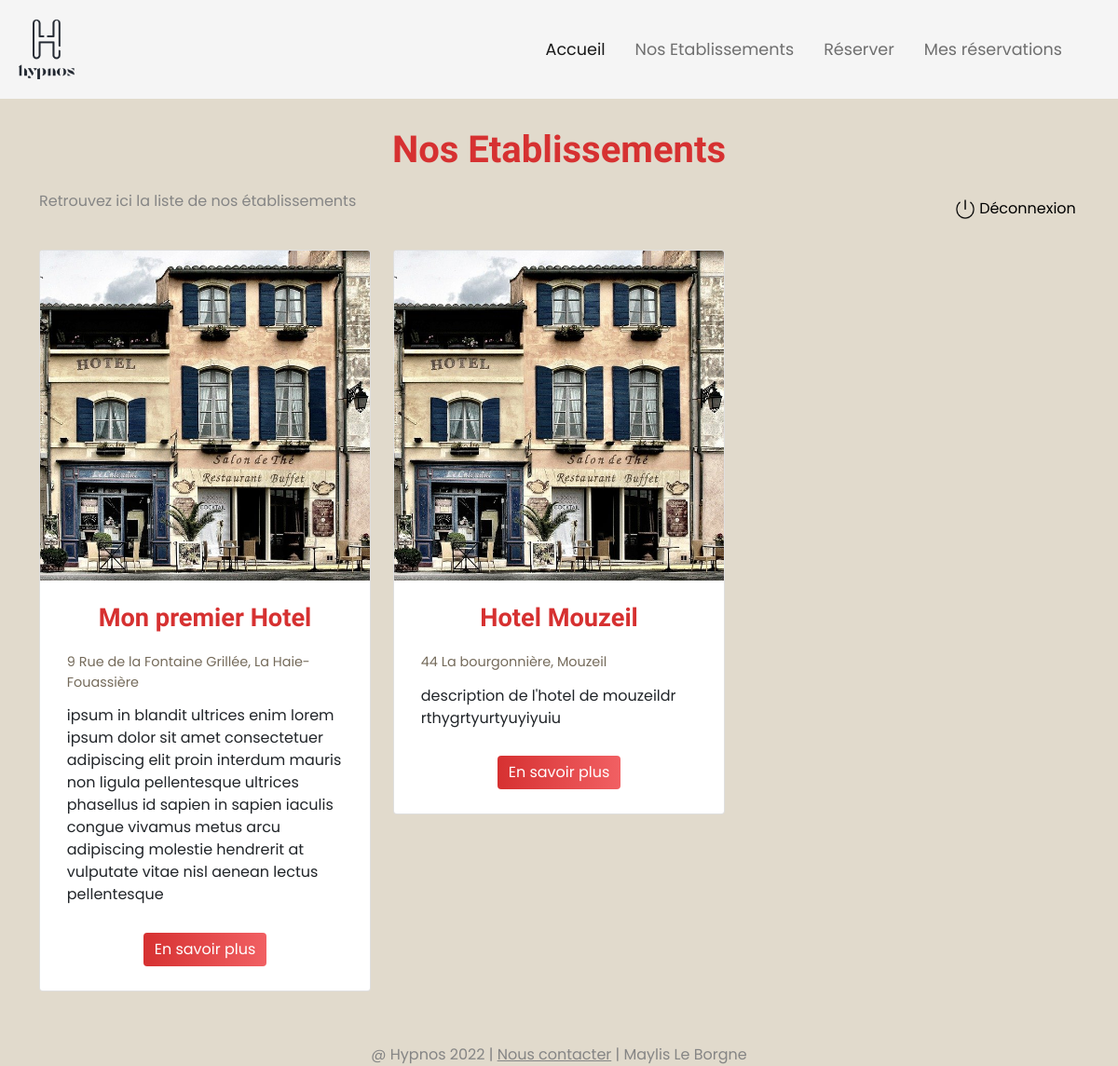
The page /hotels on the database as committed earlier.
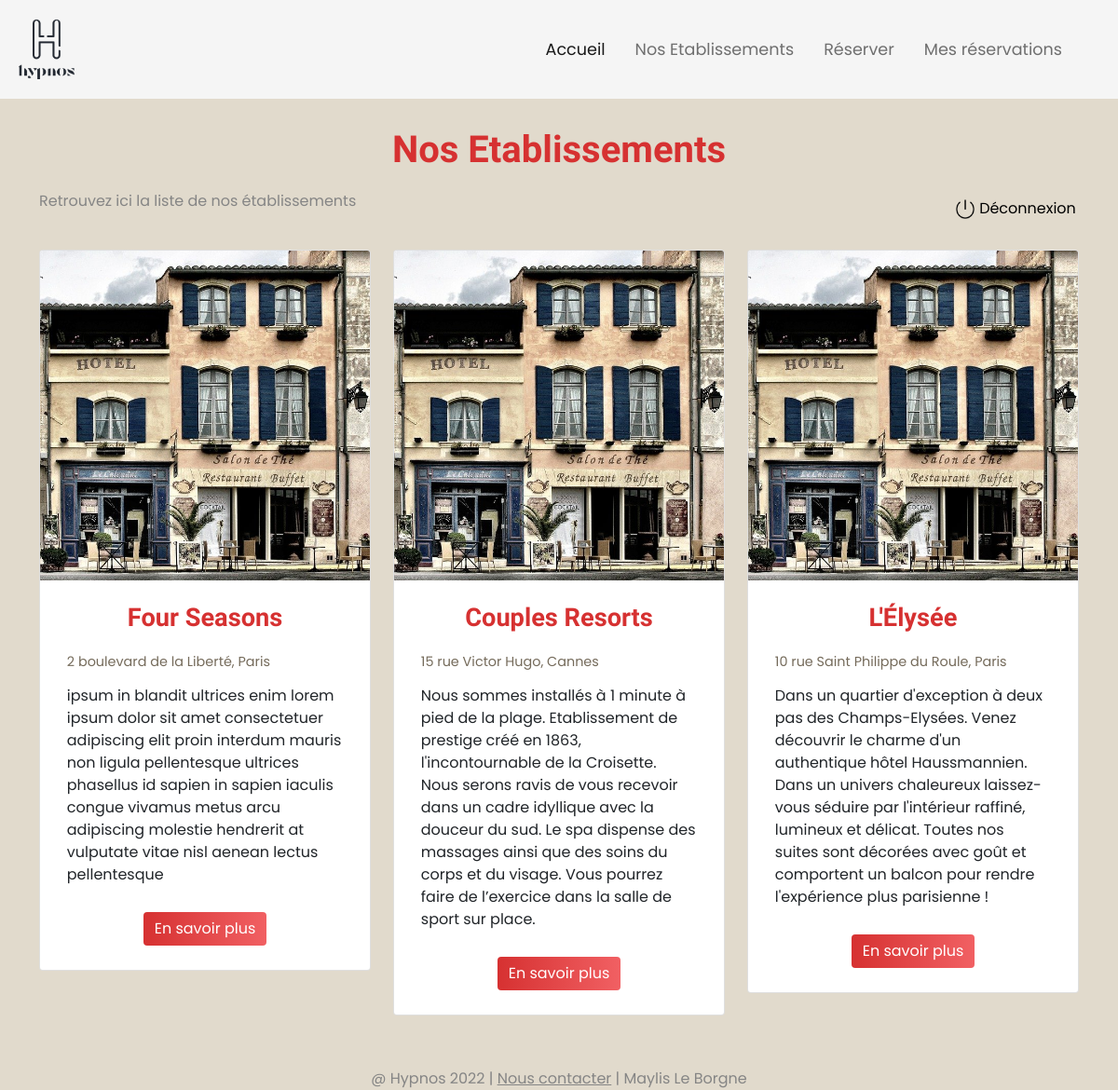
The same page on the database as committed later.
### app.py (models this page shows)
class Hotel(db_wrapper.Model):
    name = CharField()
    address = CharField()
    city = CharField()
    description = CharField()

### route/index.py (the view)
@index_api.route("/hotels")
def hotel_list():
    hotels = Hotel.select()
    return render_template("hotel_list.html", hotels=hotels)

### templates/hotel_list.html (shortened to what this page needs)
{% extends "navbar.html" %}
{% block content %}
<div class="container">
    <h1>Nos Etablissements</h1>
    <div class="row mb-4">
        <div class="col-md-6">
            <p class="explication">Retrouvez ici la liste de nos établissements</p>
        </div>
        <div class="col-md-6 d-flex justify-content-end align-items-center"><a class="logout_link"
                href="{{ url_for('login_api.logout') }}"><img class="logout"
                    src="/static/img/logout.png">Déconnexion</a></div>
    </div>
    <div class="row">
        {% for hotel in hotels %}
        <div class="col-lg-4 col-md-12">
            <div class="card mb-5">
                <img class="card-img-top" src="/static/img/hotel.jpg" alt="photo de l'hotel">
                <div class="card-body">
                    <h4 class="card-title">{{ hotel.name }}</h4>
                    <p class="card-subtitle">{{ hotel.address }}, {{ hotel.city }}</p>
                    <p class="card-text"> {{ hotel.description }}</p>
                    <div class="col-md-12 text-center">
                        <form action="/hotels/hotel" method="get">
                            <button type="submit" formmethod="get" class="btn button">En savoir plus</button>
                        </form>
                    </div>
                </div>
            </div>
        </div>
        {% endfor %}
    </div>
</div>
{% endblock %}

### templates/navbar.html (shortened to what this page needs)
{% extends "footer.html" %}
{% block navbar %}
<nav class="navbar navbar-expand-lg navbar-light">
    <div class="container-fluid">
        <a href="/"><img class="navbar-brand" src="/static/img/logo.png" /></a>
        <div class="collapse navbar-collapse" id="navbarNavDropdown">
            <ul class="navbar-nav text-center">
                <li class="nav-item">
                    <a class="nav-link active" aria-current="page" href="{{ url_for('index_api.index') }}">Accueil</a>
                </li>
                <li class="nav-item">
                    <a class="nav-link" href="{{ url_for('index_api.hotel_list') }}">Nos Etablissements</a>
                </li>
                <li class="nav-item">
                    <a class="nav-link" href="{{ url_for('reservation_api.reservation') }}">Réserver</a>
                </li>
                <li class="nav-item">
                    <a class="nav-link" href="{{ url_for('history_api.customer_reservations') }}">Mes réservations</a>
                </li>
            </ul>
        </div>
    </div>
</nav>
{% endblock %}

### templates/footer.html
{% extends "layout.html" %}
{% block footer %}
<footer class="footer d-flex p-2 mb-3">
    <p class="footer_text text-center">@ Hypnos 2022 | <a class="footer_link" href="/contact"> Nous contacter</a> |
        Maylis Le Borgne
    </p>
</footer>
{% endblock %}

### templates/layout.html (shortened to what this page needs)
<!DOCTYPE html>
<html lang="fr">
<head>
    {% block head %}
    <link href="/static/css/bootstrap.min.css" rel="stylesheet" type="text/css">
    <link href="/static/css/style.css" rel="stylesheet" type="text/css">
    {% endblock %}
</head>
<body>
    {% block navbar %}{% endblock %}
    {% block content %}{% endblock %}
    {% block footer %}{% endblock %}
</body>
</html>

### static/css/style.css (style rules this page uses)
* { font-family: 'Poppins', sans-serif; }
html { display: block; margin: 0; padding: 0; height: 100vh; }
.container { display: flex; flex-direction: column; }
.footer { height: 30px; flex-shrink: 0; }
.card-img-top { max-width: 669px; max-height: 440px; }
body { background-color: #E1DACC; }
h1 { color: #d63131; text-align: center; font-family: 'Dancing Script'; font-weight: 700; margin: 1.3rem; padding-top: 0.6rem; margin-bottom: 1.2rem; }
.logout { width: 25px; padding-right: 0.3rem; }
.logout_link, .logout_link:hover { color: black; text-decoration: none; padding: 0.2rem; }
.explication { color: rgb(133, 133, 133); }
.navbar { background-color: #f5f5f5; }
.navbar-brand { width: 5vw; margin: 0.5rem; }
#navbarNavDropdown { justify-content: flex-end; padding-right: 2rem; }
.navbar-nav li { padding: 0.5em; }
.nav-link { font-size: 1.1rem; color: #756b5b; }
.card-title, #no_reservation { color: #d63131; font-family: 'Dancing Script'; font-size: 1.7em; font-weight: 600; text-align: center; margin: 0.5rem; }
.card-subtitle { color: #756b5b; font-size: .9em; margin: 0.8rem; padding-top: 0.5rem; }
.card-text, .card-price { font-size: 1rem; margin: .8rem; margin-bottom: 1.2rem; }
.button { margin: .6rem; background: linear-gradient(0.25turn, #d63131, #f16063); border: none; color: white; }
.footer { justify-content: center; width: 100%; color: rgb(133, 133, 133); }
.footer_link, .create_account:hover { color: rgb(133, 133, 133); }

Rows that differ between the two databases and show on the page:
removed Hotel: name "Hotel Mouzeil", address "44 La bourgonnière", city "Mouzeil", description "description de l'hotel de mouzeildr rthygrtyurtyuyiyuiu"
changed Hotel: name "Mon premier Hotel" → "Four Seasons"; address "9 Rue de la Fontaine Grillée" → "2 boulevard de la Liberté"; city "La Haie-Fouassière" → "Paris"
added Hotel: name "Couples Resorts", address "15 rue Victor Hugo", city "Cannes", description "Nous sommes installés à 1 minute à pied de la plage. Etablissement de prestige créé en 1863, l'incontournable de la Croisette. Nous serons ravis de vous recevoir dans un cadre idyllique avec la douceur du sud. Le spa dispense des massages ainsi que des soins du corps et du visage. Vous pourrez faire de l’exercice dans la salle de sport sur place."
added Hotel: name "L'Élysée", address "10 rue Saint Philippe du Roule", city "Paris", description "Dans un quartier d'exception à deux pas des Champs-Elysées. Venez découvrir le charme d'un authentique hôtel Haussmannien. Dans un univers chaleureux laissez-vous séduire par l'intérieur raffiné, lumineux et délicat. Toutes nos suites sont décorées avec goût et comportent un balcon pour rendre l'expérience plus parisienne !"
